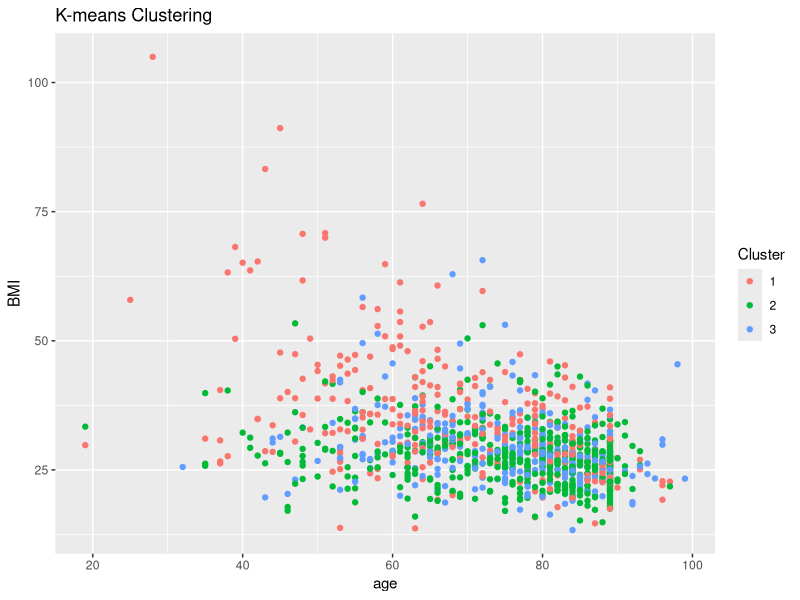

Write the R code that produced this figure.
## ---- chunk 1
library(dplyr)
library(ggplot2)
library(cluster)

# Load your data
data <- read.csv("RF_imputation_NEW.csv")

# Drop specified columns
data <- data %>%
  select(-deathtime, -survival_time, -LOS, -Unnamed_0, -V1, -admittime, -ID, -group, -tLOS, -subject_id)

# Convert 'outcome' to integer type
data$outcome <- as.integer(data$outcome)

# Standardize the features
data_scaled <- scale(data %>% select(-outcome))

# Perform K-means clustering
set.seed(42)
kmeans_result <- kmeans(data_scaled, centers = 3)  # Assuming we want 3 clusters
data$cluster <- kmeans_result$cluster

# Visualize the clusters
ggplot(data, aes(x = age, y = BMI, color = factor(cluster))) +
  geom_point() +
  labs(title = "K-means Clustering", color = "Cluster")

# Check the cluster distribution by outcome
cluster_outcome_dist <- table(data$cluster, data$outcome)
print(cluster_outcome_dist)

